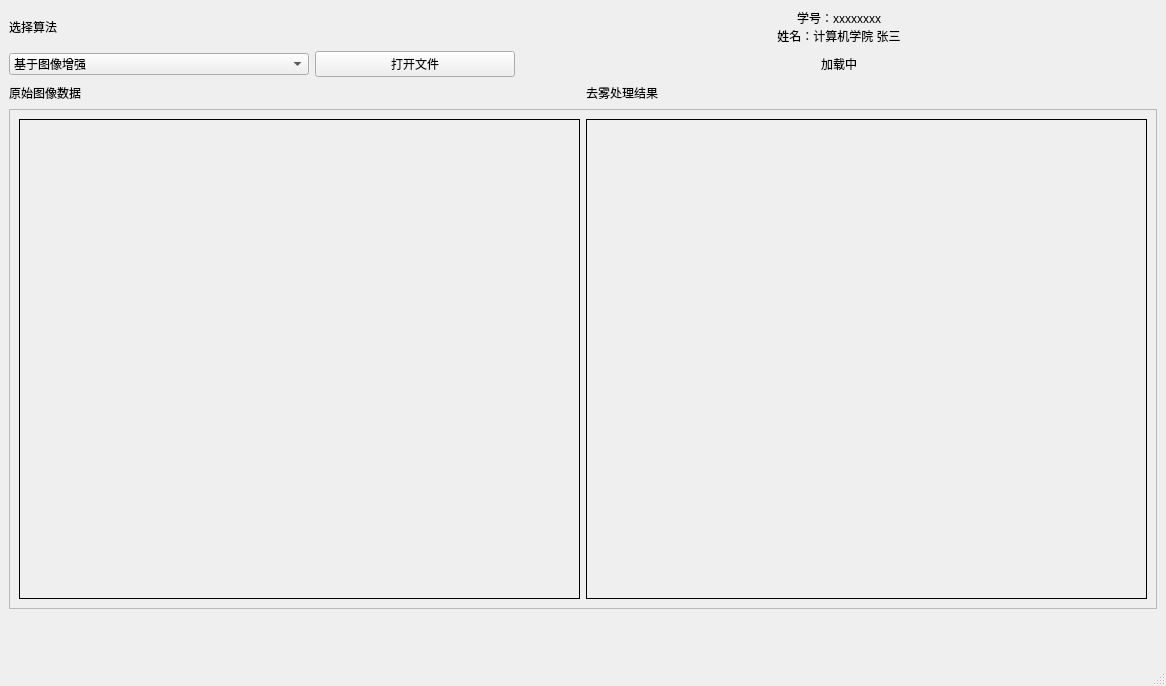
<?xml version="1.0" encoding="UTF-8"?>
<ui version="4.0">
 <class>MainWindow</class>
 <widget class="QMainWindow" name="MainWindow">
  <property name="geometry">
   <rect>
    <x>0</x>
    <y>0</y>
    <width>1166</width>
    <height>686</height>
   </rect>
  </property>
  <property name="minimumSize">
   <size>
    <width>800</width>
    <height>445</height>
   </size>
  </property>
  <property name="maximumSize">
   <size>
    <width>20000</width>
    <height>20000</height>
   </size>
  </property>
  <property name="windowTitle">
   <string>图像/视频去雾</string>
  </property>
  <widget class="QWidget" name="centralwidget">
   <layout class="QVBoxLayout" name="verticalLayout">
    <item>
     <layout class="QGridLayout" name="gridLayout">
      <item row="0" column="3">
       <widget class="QLabel" name="label_6">
        <property name="text">
         <string>&lt;html&gt;&lt;head/&gt;&lt;body&gt;&lt;p&gt;学号：xxxxxxxx&lt;br/&gt;姓名：计算机学院 张三&lt;/p&gt;&lt;/body&gt;&lt;/html&gt;</string>
        </property>
        <property name="alignment">
         <set>Qt::AlignCenter</set>
        </property>
       </widget>
      </item>
      <item row="2" column="1">
       <widget class="QPushButton" name="pushButton">
        <property name="minimumSize">
         <size>
          <width>200</width>
          <height>0</height>
         </size>
        </property>
        <property name="maximumSize">
         <size>
          <width>200</width>
          <height>16777215</height>
         </size>
        </property>
        <property name="text">
         <string>打开文件</string>
        </property>
       </widget>
      </item>
      <item row="2" column="0">
       <widget class="QComboBox" name="comboBox">
        <property name="maximumSize">
         <size>
          <width>300</width>
          <height>16777215</height>
         </size>
        </property>
        <item>
         <property name="text">
          <string>基于图像增强</string>
         </property>
        </item>
        <item>
         <property name="text">
          <string>基于图像复原</string>
         </property>
        </item>
        <item>
         <property name="text">
          <string>基于深度学习</string>
         </property>
        </item>
       </widget>
      </item>
      <item row="0" column="0">
       <widget class="QLabel" name="label_5">
        <property name="text">
         <string>选择算法</string>
        </property>
       </widget>
      </item>
      <item row="2" column="3">
       <widget class="QLabel" name="label_7">
        <property name="text">
         <string>加载中</string>
        </property>
        <property name="alignment">
         <set>Qt::AlignCenter</set>
        </property>
       </widget>
      </item>
     </layout>
    </item>
    <item>
     <layout class="QHBoxLayout" name="horizontalLayout">
      <item>
       <widget class="QLabel" name="label_3">
        <property name="text">
         <string>原始图像数据</string>
        </property>
       </widget>
      </item>
      <item>
       <spacer name="horizontalSpacer">
        <property name="orientation">
         <enum>Qt::Horizontal</enum>
        </property>
        <property name="sizeHint" stdset="0">
         <size>
          <width>40</width>
          <height>20</height>
         </size>
        </property>
       </spacer>
      </item>
      <item>
       <widget class="QLabel" name="label_4">
        <property name="text">
         <string>去雾处理结果</string>
        </property>
       </widget>
      </item>
      <item>
       <spacer name="horizontalSpacer_2">
        <property name="orientation">
         <enum>Qt::Horizontal</enum>
        </property>
        <property name="sizeHint" stdset="0">
         <size>
          <width>40</width>
          <height>20</height>
         </size>
        </property>
       </spacer>
      </item>
     </layout>
    </item>
    <item>
     <widget class="QFrame" name="frame">
      <property name="minimumSize">
       <size>
        <width>0</width>
        <height>500</height>
       </size>
      </property>
      <property name="frameShape">
       <enum>QFrame::StyledPanel</enum>
      </property>
      <property name="frameShadow">
       <enum>QFrame::Raised</enum>
      </property>
      <layout class="QHBoxLayout" name="horizontalLayout_2">
       <item>
        <widget class="QLabel" name="label">
         <property name="styleSheet">
          <string notr="true">border: 1px solid black;</string>
         </property>
         <property name="text">
          <string/>
         </property>
        </widget>
       </item>
       <item>
        <widget class="QLabel" name="label_2">
         <property name="styleSheet">
          <string notr="true">border: 1px solid black;</string>
         </property>
         <property name="text">
          <string/>
         </property>
        </widget>
       </item>
      </layout>
     </widget>
    </item>
    <item>
     <spacer name="verticalSpacer_3">
      <property name="orientation">
       <enum>Qt::Vertical</enum>
      </property>
      <property name="sizeHint" stdset="0">
       <size>
        <width>20</width>
        <height>40</height>
       </size>
      </property>
     </spacer>
    </item>
   </layout>
  </widget>
  <widget class="QStatusBar" name="statusbar"/>
  <action name="actionopen_file">
   <property name="text">
    <string>打开文件</string>
   </property>
  </action>
  <action name="actionsave_file">
   <property name="text">
    <string>保存处理结果</string>
   </property>
  </action>
 </widget>
 <resources/>
 <connections/>
</ui>
